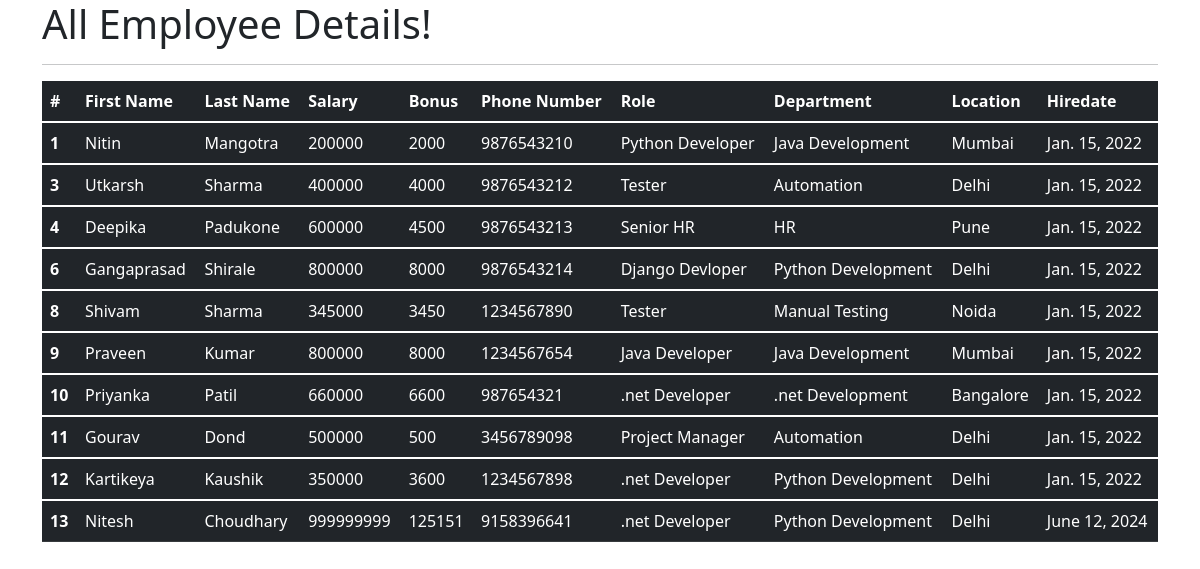
The app's page /all_emp with its own data.
### emp_app/models.py (models this page shows, shortened)
class Employee(models.Model):
    first_name = models.CharField(max_length=100, null=False)
    last_name = models.CharField(max_length=100)
    dept = models.ForeignKey(Department, on_delete=models.CASCADE)
    salary = models.IntegerField(default=0)
    bonus = models.IntegerField(default=0)
    role = models.ForeignKey(Role, on_delete=models.CASCADE)
    phone = models.IntegerField(default=0)
    hire_date = models.DateField()
    def __str__(self):
        return "%s %s %s" %(self.first_name, self.last_name, self.phone)

class Role(models.Model):
    name = models.CharField(max_length=100, null=False)

class Department(models.Model):
    name = models.CharField(max_length=100,null=False)
    location = models.CharField(max_length=100)

### emp_app/views.py (the view)
# urls.py: path('all_emp', views.all_emp, name='all_emp'),
def all_emp(request):
    emps = Employee.objects.all()
    context = {
        'emps': emps
    }
    print(context)
    return render(request, 'view_all_emp.html', context)

### emp_app/templates/view_all_emp.html (shortened to what this page needs)
<!DOCTYPE html>
<html lang="en">
<head>
  <link href="https://cdn.jsdelivr.net/npm/bootstrap@5.1.3/dist/css/bootstrap.min.css" rel="stylesheet">
</head>
  <body>
  <div class="container">
          <h1>All Employee Details!</h1>
      <hr>
     <table class="table table-dark">
  <thead>
    <tr>
      <th scope="col">#</th>
      <th scope="col">First Name</th>
      <th scope="col">Last Name</th>
      <th scope="col">Salary</th>
      <th scope="col">Bonus</th>
      <th scope="col">Phone Number</th>
      <th scope="col">Role</th>
      <th scope="col">Department</th>
      <th scope="col">Location</th>
      <th scope="col">Hiredate</th>
    </tr>
  </thead>
         {% for emp in emps %}
  <tbody>
    <tr>
      <th scope="row">{{emp.id}}</th>
      <td>{{emp.first_name}}</td>
      <td>{{emp.last_name}}</td>
      <td>{{emp.salary}}</td>
      <td>{{emp.bonus}}</td>
      <td>{{emp.phone}}</td>
      <td>{{emp.role.name}}</td>
      <td>{{emp.dept.name}}</td>
      <td>{{emp.dept.location}}</td>
      <td>{{emp.hire_date}}</td>
    </tr>
  </tbody>
         {% endfor %}
</table>
  </div>
  </body>
</html>

### records on screen
Employee: id "1", first_name "Nitin", last_name "Mangotra", salary "200000", bonus "2000", phone "9876543210", role.name "Python Developer", dept.name "Java Development", dept.location "Mumbai", hire_date "Jan. 15, 2022"
Employee: id "3", first_name "Utkarsh", last_name "Sharma", salary "400000", bonus "4000", phone "9876543212", role.name "Tester", dept.name "Automation", dept.location "Delhi", hire_date "Jan. 15, 2022"
Employee: id "4", first_name "Deepika", last_name "Padukone", salary "600000", bonus "4500", phone "9876543213", role.name "Senior HR", dept.name "HR", dept.location "Pune", hire_date "Jan. 15, 2022"
Employee: id "6", first_name "Gangaprasad", last_name "Shirale", salary "800000", bonus "8000", phone "9876543214", role.name "Django Devloper", dept.name "Python Development", dept.location "Delhi", hire_date "Jan. 15, 2022"
Employee: id "8", first_name "Shivam", last_name "Sharma", salary "345000", bonus "3450", phone "1234567890", role.name "Tester", dept.name "Manual Testing", dept.location "Noida", hire_date "Jan. 15, 2022"
Employee: id "9", first_name "Praveen", last_name "Kumar", salary "800000", bonus "8000", phone "1234567654", role.name "Java Developer", dept.name "Java Development", dept.location "Mumbai", hire_date "Jan. 15, 2022"
Employee: id "10", first_name "Priyanka", last_name "Patil", salary "660000", bonus "6600", phone "987654321", role.name ".net Developer", dept.name ".net Development", dept.location "Bangalore", hire_date "Jan. 15, 2022"
Employee: id "11", first_name "Gourav", last_name "Dond", salary "500000", bonus "500", phone "3456789098", role.name "Project Manager", dept.name "Automation", dept.location "Delhi", hire_date "Jan. 15, 2022"
Employee: id "12", first_name "Kartikeya", last_name "Kaushik", salary "350000", bonus "3600", phone "1234567898", role.name ".net Developer", dept.name "Python Development", dept.location "Delhi", hire_date "Jan. 15, 2022"
Employee: id "13", first_name "Nitesh", last_name "Choudhary", salary "999999999", bonus "125151", phone "9158396641", role.name ".net Developer", dept.name "Python Development", dept.location "Delhi", hire_date "June 12, 2024"
